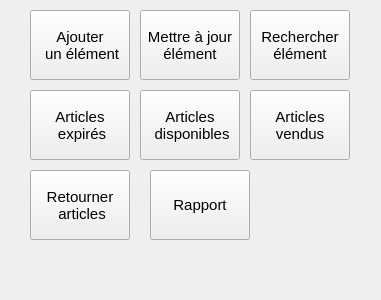
<?xml version="1.0" encoding="UTF-8"?>
<ui version="4.0">
 <class>MainWindow</class>
 <widget class="QMainWindow" name="MainWindow">
  <property name="geometry">
   <rect>
    <x>0</x>
    <y>0</y>
    <width>381</width>
    <height>300</height>
   </rect>
  </property>
  <property name="windowTitle">
   <string>Grocery Store Manager 1.0</string>
  </property>
  <widget class="QWidget" name="centralWidget">
   <widget class="QPushButton" name="btnAddItem">
    <property name="geometry">
     <rect>
      <x>30</x>
      <y>10</y>
      <width>100</width>
      <height>70</height>
     </rect>
    </property>
    <property name="font">
     <font>
      <pointsize>11</pointsize>
     </font>
    </property>
    <property name="text">
     <string>Ajouter
 un élément</string>
    </property>
   </widget>
   <widget class="QPushButton" name="btnUpdateItem">
    <property name="geometry">
     <rect>
      <x>140</x>
      <y>10</y>
      <width>100</width>
      <height>70</height>
     </rect>
    </property>
    <property name="font">
     <font>
      <pointsize>11</pointsize>
     </font>
    </property>
    <property name="text">
     <string>Mettre à jour
élément</string>
    </property>
   </widget>
   <widget class="QPushButton" name="btnAvailableItems">
    <property name="geometry">
     <rect>
      <x>140</x>
      <y>90</y>
      <width>100</width>
      <height>70</height>
     </rect>
    </property>
    <property name="font">
     <font>
      <pointsize>11</pointsize>
     </font>
    </property>
    <property name="text">
     <string>Articles 
 disponibles</string>
    </property>
   </widget>
   <widget class="QPushButton" name="btnSoldItems">
    <property name="geometry">
     <rect>
      <x>250</x>
      <y>90</y>
      <width>100</width>
      <height>70</height>
     </rect>
    </property>
    <property name="font">
     <font>
      <pointsize>11</pointsize>
     </font>
    </property>
    <property name="text">
     <string>Articles
vendus</string>
    </property>
   </widget>
   <widget class="QPushButton" name="btnReport">
    <property name="geometry">
     <rect>
      <x>150</x>
      <y>170</y>
      <width>100</width>
      <height>70</height>
     </rect>
    </property>
    <property name="font">
     <font>
      <pointsize>11</pointsize>
     </font>
    </property>
    <property name="text">
     <string>Rapport</string>
    </property>
   </widget>
   <widget class="QPushButton" name="btnExpiredItems">
    <property name="geometry">
     <rect>
      <x>30</x>
      <y>90</y>
      <width>100</width>
      <height>70</height>
     </rect>
    </property>
    <property name="font">
     <font>
      <pointsize>11</pointsize>
     </font>
    </property>
    <property name="text">
     <string>Articles 
 expirés</string>
    </property>
   </widget>
   <widget class="QPushButton" name="btnReturnItems">
    <property name="geometry">
     <rect>
      <x>30</x>
      <y>170</y>
      <width>100</width>
      <height>70</height>
     </rect>
    </property>
    <property name="font">
     <font>
      <pointsize>11</pointsize>
     </font>
    </property>
    <property name="text">
     <string>Retourner 
 articles</string>
    </property>
   </widget>
   <widget class="QPushButton" name="btnFindItem">
    <property name="geometry">
     <rect>
      <x>250</x>
      <y>10</y>
      <width>100</width>
      <height>70</height>
     </rect>
    </property>
    <property name="font">
     <font>
      <pointsize>11</pointsize>
     </font>
    </property>
    <property name="text">
     <string>Rechercher
élément</string>
    </property>
   </widget>
  </widget>
 </widget>
 <layoutdefault spacing="6" margin="11"/>
 <resources/>
 <connections/>
</ui>
